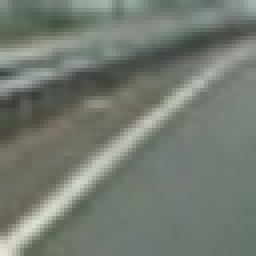
#> input picture data2/image0012.jpeg, 64 x 64 px (shown 4 times larger); its folder holds only this picture in this run
$ jupyter execute --allow-errors Vehicle_Detection.ipynb   (shell and % lines are left out)   (older library calls are emulated)
#> lines starting #> are read from the running program, lines starting #| are printed output that depends on the picture; after the words box and inside, x2 and y2 are one past the last pixel; in counts of white or black regions, pixels touching at a corner belong together
## Udacity Vehicle Detection Project

The goals / steps of this project are the following:

* Perform a Histogram of Oriented Gradients (HOG) feature extraction on a labeled training set of images and train a classifier Linear SVM classifier
* Optionally, you can also apply a color transform and append binned color features, as well as histograms of color, to your HOG feature vector.
* Note: for those first two steps don't forget to normalize your features and randomize a selection for training and testing.
* Implement a sliding-window technique and use your trained classifier to search for vehicles in images.
* Run your pipeline on a video stream (start with the test_video.mp4 and later implement on full project_video.mp4) and create a heat map of
* recurring detections frame by frame to reject outliers and follow detected vehicles.
* Estimate a bounding box for vehicles detected.

### Import libraries

[cell 1]
import numpy as np
import cv2
import matplotlib.pyplot as plt
import matplotlib.image as mpimg
from mpl_toolkits.mplot3d import Axes3D
import glob
from skimage.feature import hog
from cv2 import HOGDescriptor
from sklearn.preprocessing import StandardScaler
import time
from sklearn.svm import LinearSVC
from sklearn import svm
from sklearn.model_selection import GridSearchCV
from sklearn.model_selection import train_test_split
import pickle
from scipy.ndimage.measurements import label

### Start by reading in all the vehicle and non-vehicle images
* get the images from the 'data2' folder
* label each images to 'car' and 'not car', which is designated by file name
* show the overview of the data distribution

[cell 2]
# [9 lines of commented-out code are left out]
images = glob.glob('./data2/*')

cars = []
notcars = []

for image in images:
    if 'image' in image or 'extra' in image:
        notcars.append(image)
    else:
        cars.append(image)

# Define a function to return some characteristics of the dataset
def data_look(car_list, notcar_list):
    data_dict = {}
    # Define a key in data_dict "n_cars" and store the number of car images
    data_dict["n_cars"] = len(car_list)
    # Define a key "n_notcars" and store the number of notcar images
    data_dict["n_notcars"] = len(notcar_list)
    # Read in a test image, either car or notcar
    example_img = mpimg.imread(car_list[0])
    # Define a key "image_shape" and store the test image shape 3-tuple
    data_dict["image_shape"] = example_img.shape
    # Define a key "data_type" and store the data type of the test image.
    data_dict["data_type"] = example_img.dtype
    # Return data_dict
    return data_dict

#> (the rest of this cell did not finish here and is left out)

### Histogram of Oriented Gradients (HOG)

[cell 3]
# Define a function to return HOG features and visualization
# [12 lines left out: function get_hog_features, not called in this run]

# Define a function to use HogDescriptor
def get_hogdescriptor_features(img, block_size, stride, pix_per_cell, orient):
    img = (img*256).astype(np.uint8)
    img = cv2.resize(img, (64,64))
    winSize = (img.shape[0], img.shape[1])
    blockSize = (block_size, block_size)
    blockStride = (stride, stride)
    cellSize = (pix_per_cell, pix_per_cell)
    nbins = orient
    derivAperture = 1
    winSigma = 4.
    histogramNormType = 0
    L2HysThreshold = 0.2
    gammaCorrection = 0
    nlevels = 64
    hog = cv2.HOGDescriptor(winSize,blockSize,blockStride,cellSize,nbins,derivAperture,winSigma,
                            histogramNormType,L2HysThreshold,gammaCorrection,nlevels)
    features = hog.compute(img)

    return features


# Generate a random index to look at a car image
#> (the rest of this cell did not finish here and is left out)

[cell 4]
# Define a function to compute binned color features
def bin_spatial(img, size=(32, 32)):
    # Use cv2.resize().ravel() to create the feature vector
    features = cv2.resize(img, size).ravel()
    # Return the feature vector
    return features

# Define a function to compute color histogram features
def color_hist(img, nbins=32, bins_range=(0, 256)):
    # Compute the histogram of the color channels separately
    channel1_hist = np.histogram(img[:,:,0], bins=nbins, range=bins_range)
    channel2_hist = np.histogram(img[:,:,1], bins=nbins, range=bins_range)
    channel3_hist = np.histogram(img[:,:,2], bins=nbins, range=bins_range)
    # Concatenate the histograms into a single feature vector
    hist_features = np.concatenate((channel1_hist[0], channel2_hist[0], channel3_hist[0]))
    # Return the individual histograms, bin_centers and feature vector
    return hist_features

def extract_features(imgs, color_space, spatial_size=(32, 32),
                        hist_bins=64, orient=9,
                        pix_per_cell=8, cell_per_block=2, hog_feat=False):
    # Create a list to append feature vectors to
    features = []
    # Iterate through the list of images
    for file in imgs:
        file_features = []
        # Read in each one by one
        image = mpimg.imread(file)
        # apply color conversion if other than 'RGB'
        if color_space != 'RGB':
            if color_space == 'HSV':
                feature_image = cv2.cvtColor(image, cv2.COLOR_RGB2HSV)
            elif color_space == 'LUV':
                feature_image = cv2.cvtColor(image, cv2.COLOR_RGB2LUV)
            elif color_space == 'HLS':
                feature_image = cv2.cvtColor(image, cv2.COLOR_RGB2HLS)
            elif color_space == 'YUV':
                feature_image = cv2.cvtColor(image, cv2.COLOR_RGB2YUV)
            elif color_space == 'YCrCb':
                feature_image = cv2.cvtColor(image, cv2.COLOR_RGB2YCrCb)
        else: feature_image = np.copy(image)

        spatial_features = bin_spatial(feature_image, size=spatial_size)
        file_features.append(spatial_features)
        # Apply color_hist()
        hist_features = color_hist(feature_image, nbins=hist_bins)
        file_features.append(hist_features)
        if hog_feat == True:
            hog_features = []
            for channel in range(feature_image.shape[2]):
                hog_features.append(get_hogdescriptor_features(feature_image[:,:,channel], block_size, stride, pix_per_cell, orient))
            hog_features = np.ravel(hog_features)
            file_features.append(hog_features)
        features.append(np.concatenate(file_features))
    # Return list of feature vectors
    return features

t=time.time()
car_features = extract_features(cars, color_space='YUV', spatial_size=(32, 32), hist_bins=64)
notcar_features = extract_features(notcars, color_space='YUV', spatial_size=(32, 32), hist_bins=64)
#> call 2 of extract_features, with color_space = 'YUV', spatial_size = (32, 32), hist_bins = 64, orient = 9, pix_per_cell = 8, cell_per_block = 2, hog_feat = False
#> in extract_features, image is the input picture: shape (64, 64, 3); mean R, G, B 115.7, 122.9, 113.2
#> in bin_spatial, `features = cv2.resize(img, size).ravel()`: features = 3072 values, max 223 at index 2976, min 67 at index 552, mean 123.2
#> in extract_features (call 2), `spatial_features = bin_spatial(feature_image, size=spatial_size)`: spatial_features has the same summary as features in bin_spatial
#> in color_hist, `hist_features = np.concatenate((channel1_hist[0], channel2_hist[0], ch..`: hist_features = 192 values, max 3104 at index 95, min 0 at index 0, mean 64
#> notcar_features = 1 item
t2 = time.time()
print( 'extract_features .... ', round(t2-t, 4), 's')

if len(car_features) > 0:
    # Create an array stack of feature vectors
    X = np.vstack((car_features, notcar_features)).astype(np.float64)
    # Fit a per-column scaler
    X_scaler = StandardScaler().fit(X)
    # Apply the scaler to X
    scaled_X = X_scaler.transform(X)
    car_ind = np.random.randint(0, len(cars))
    ncar_ind = np.random.randint(0, len(notcars))
    # Plot an example of raw and scaled features
    fig = plt.figure(figsize=(12,4))
    plt.subplot(231)
    plt.imshow(mpimg.imread(cars[car_ind]))
    plt.title('Original Image ' + cars[car_ind] )
    plt.subplot(232)
    plt.plot(X[car_ind])
    plt.title('Raw Features')
    plt.subplot(233)
    plt.plot(scaled_X[car_ind])
    plt.title('Normalized Features')
    plt.subplot(234)
    plt.imshow(mpimg.imread(notcars[ncar_ind]))
    plt.title('Original Image ' + notcars[ncar_ind] )
    plt.subplot(235)
    plt.plot(X[ncar_ind])
    plt.title('Raw Features')
    plt.subplot(236)
    plt.plot(scaled_X[ncar_ind])
    plt.title('Normalized Features')
    fig.tight_layout()
else:
    print('Your function only returns empty feature vectors...')

### Tuning SVM

#### Tuning SVM with spatial and color features

[cell 5]
# performs under different binning scenarios
spatial = 32
histbin = 64

car_features = extract_features(cars, color_space='HLS', spatial_size=(spatial, spatial), hist_bins=histbin)
notcar_features = extract_features(notcars, color_space='HLS', spatial_size=(spatial, spatial), hist_bins=histbin)

# Create an array stack of feature vectors
#> (the rest of this cell did not finish here and is left out)

#### Sliding Window

[cell 6]
# Make Window List
def slide_window(img, x_start_stop=[None, None], y_start_stop=[None, None],
                    xy_window=(64, 64), xy_overlap=(0.5, 0.5)):
    # If x and/or y start/stop positions not defined, set to image size
    if x_start_stop[0] == None: x_start_stop[0] = 0
    if x_start_stop[1] == None: x_start_stop[1] = img.shape[1]
    if y_start_stop[0] == None: y_start_stop[0] = 0
    if y_start_stop[1] == None: y_start_stop[1] = img.shape[0]
    # Compute the span of the region to be searched
    xspan = x_start_stop[1] - x_start_stop[0]
    yspan = y_start_stop[1] - y_start_stop[0]
    # Compute the number of pixels per step in x/y
    nx_pix_per_step = np.int(xy_window[0]*(1 - xy_overlap[0]))
    ny_pix_per_step = np.int(xy_window[1]*(1 - xy_overlap[1]))
    # Compute the number of windows in x/y
    nx_buffer = np.int(xy_window[0]*(xy_overlap[0]))
    ny_buffer = np.int(xy_window[1]*(xy_overlap[1]))
    nx_windows = np.int((xspan-nx_buffer)/nx_pix_per_step)
    ny_windows = np.int((yspan-ny_buffer)/ny_pix_per_step)
    # Initialize a list to append window positions to
    window_list = []
    # Loop through finding x and y window positions
    # Note: you could vectorize this step, but in practice
    # you'll be considering windows one by one with your
    # classifier, so looping makes sense
    for ys in range(ny_windows):
        for xs in range(nx_windows):
            # Calculate window position
            startx = xs*nx_pix_per_step + x_start_stop[0]
            endx = startx + xy_window[0]
            starty = ys*ny_pix_per_step + y_start_stop[0]
            endy = starty + xy_window[1]

            # Append window position to list
            window_list.append(((startx, starty), (endx, endy)))
    # Return the list of windows
    return window_list


# Define a function to draw bounding boxes
def draw_boxes(img, bboxes, color=(0, 0, 255), thick=6):
    # Make a copy of the image
    imcopy = np.copy(img)
    # Iterate through the bounding boxes
    for bbox in bboxes:
        # Draw a rectangle given bbox coordinates
        cv2.rectangle(imcopy, bbox[0], bbox[1], color, thick)
    # Return the image copy with boxes drawn
    return imcopy


# Define a function to get features from each flip
# I judged that HLS is best for color features
# [41 lines left out: functions single_img_features, search_windows, not called in this run]

#### Window Size for Sliding Window

[cell 7]
image = mpimg.imread('./test_images/bbox-example-image9.jpg')
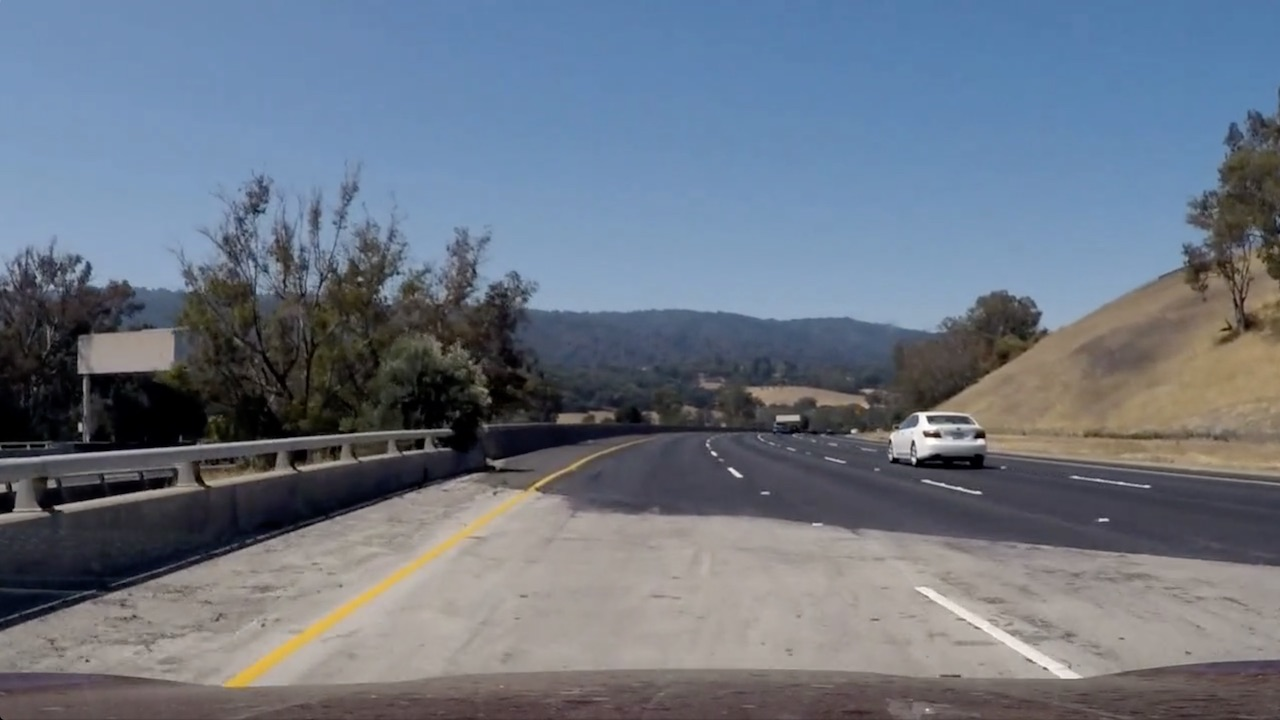
#> input picture test_images/bbox-example-image9.jpg, 1280 x 720 px
#> image is the input picture: shape (720, 1280, 3); mean R, G, B 107.7, 116.8, 130.2

window_image = np.copy(image)

test_img = (np.copy(image)/255).astype(np.float32)

# Define the window size
windows_s = slide_window(image, (540, 1280), (390, 550), xy_window=(64, 64), xy_overlap=(0.8, 0.8))
#> windows_s = 513 items
windows_m = slide_window(image, (390, 1280), (360, 590), xy_window=(144, 144), xy_overlap=(0.8, 0.8))
#> windows_m = 108 items
windows_l = slide_window(image, (340, 1280), (340, 640), xy_window=(160, 160), xy_overlap=(0.8, 0.8))
#> windows_l = 130 items

window_image1 = draw_boxes(window_image, windows_s, color=(0, 0, 255), thick=6)
#> the loop in draw_boxes, `for bbox in bboxes:` made 513 passes
#> bbox on passes 1 to 3: ((540, 390), (604, 454)), ((552, 390), (616, 454)), ((564, 390), (628, 454))
#> after the loop in draw_boxes, `for bbox in bboxes:`:
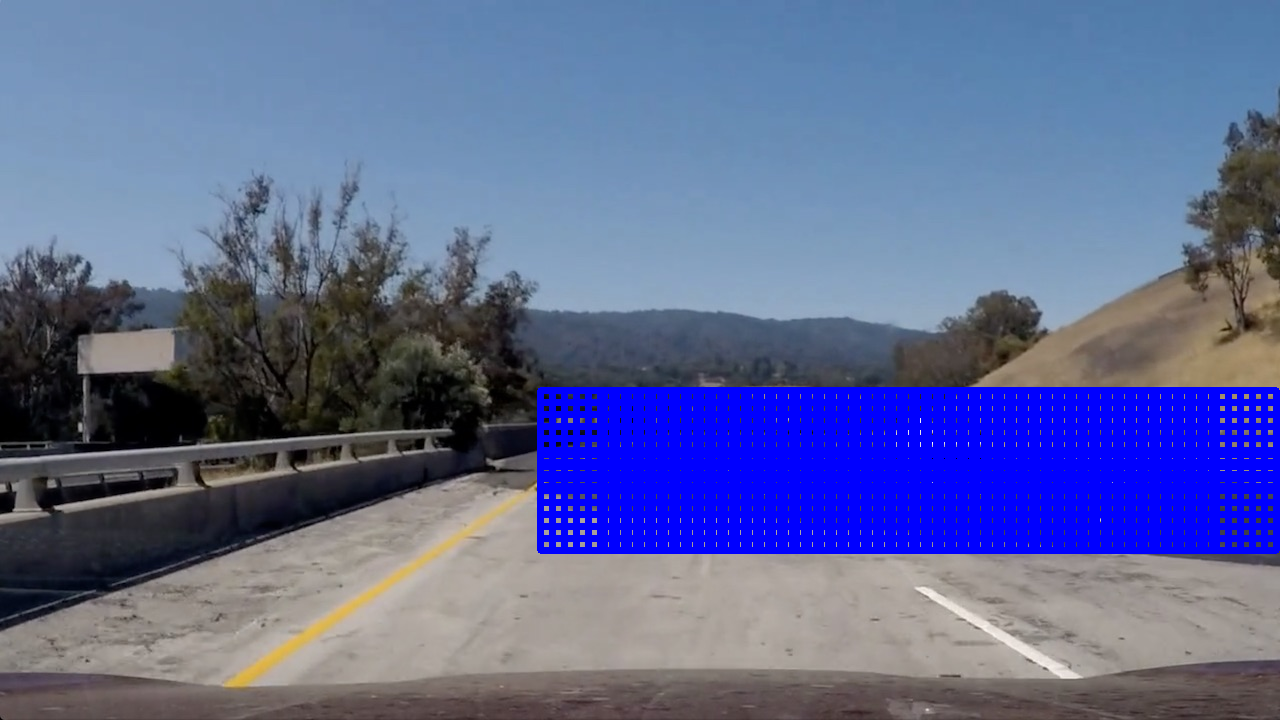
#> imcopy: shape (720, 1280, 3); 12.88% of pixels changed, all inside (x1, y1, x2, y2) = (537, 387, 1280, 554)
window_image2 = draw_boxes(window_image, windows_m, color=(0, 255, 0), thick=6)
#> call 2 of draw_boxes, with color = (0, 255, 0), thick = 6
#> the loop in draw_boxes (call 2), `for bbox in bboxes:` made 108 passes
#> bbox on passes 1 to 4: ((390, 360), (534, 504)), ((418, 360), (562, 504)), ((446, 360), (590, 504)), ((474, 360), (618, 504))
#> after the loop in draw_boxes (call 2), `for bbox in bboxes:`:
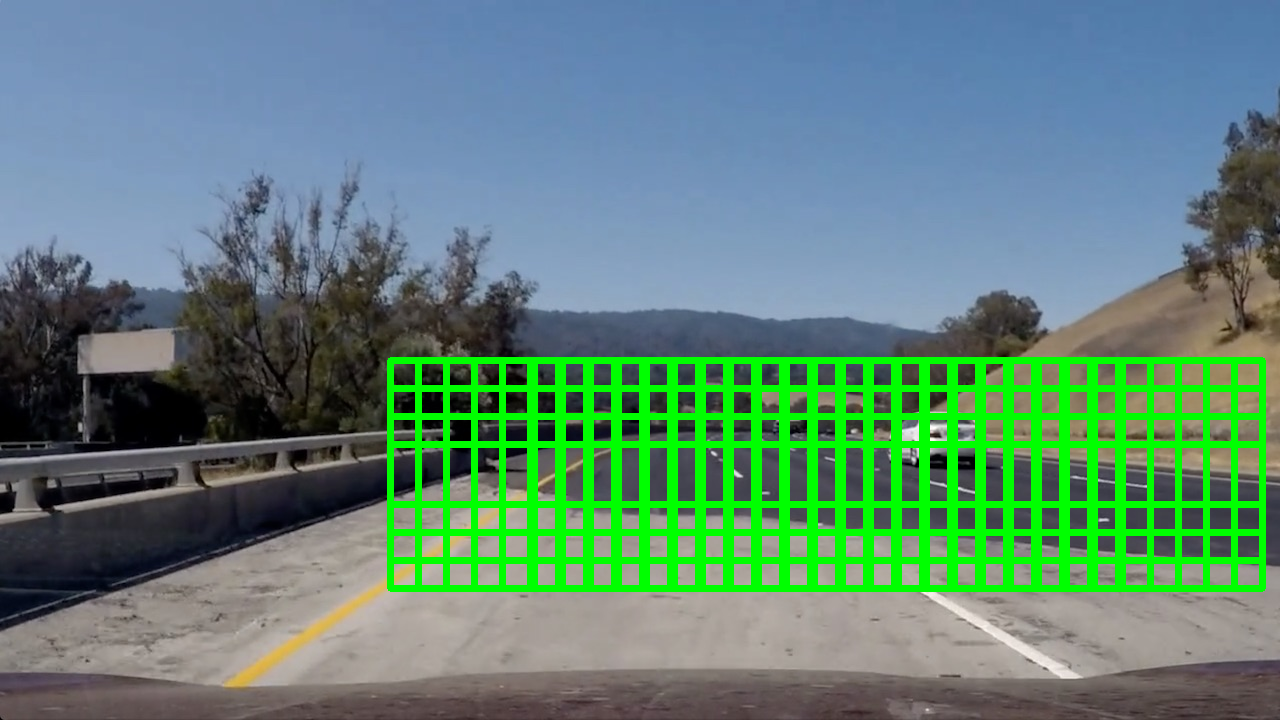
#> imcopy: shape (720, 1280, 3); 11.4% of pixels changed, all inside (x1, y1, x2, y2) = (387, 357, 1266, 592)
window_image3 = draw_boxes(window_image, windows_l, color=(255, 0, 0), thick=6)

fig = plt.figure(figsize=(12,4))
plt.subplot(131)
plt.imshow(window_image1)
plt.title('Window1')
plt.subplot(132)
plt.imshow(window_image2)
plt.title('Window2')
plt.subplot(133)
plt.imshow(window_image3)
plt.title('Window3')
plt.savefig('./output_images/sliding_windows.jpg')

[cell 8]
# Set Parameteer
block_size = 16 # HOG pixels per block
stride = 8 # Block stride
pix_per_cell = 8 # Pixel per cell
cell_per_block = 2 # HOG cells per block
orient = 9  # HOG orientations
spatial_size = (32, 32) # Spatial binning dimensions
hist_bins = 64    # Number of histogram bins

image = mpimg.imread('./test_images/bbox-example-image8.jpg')
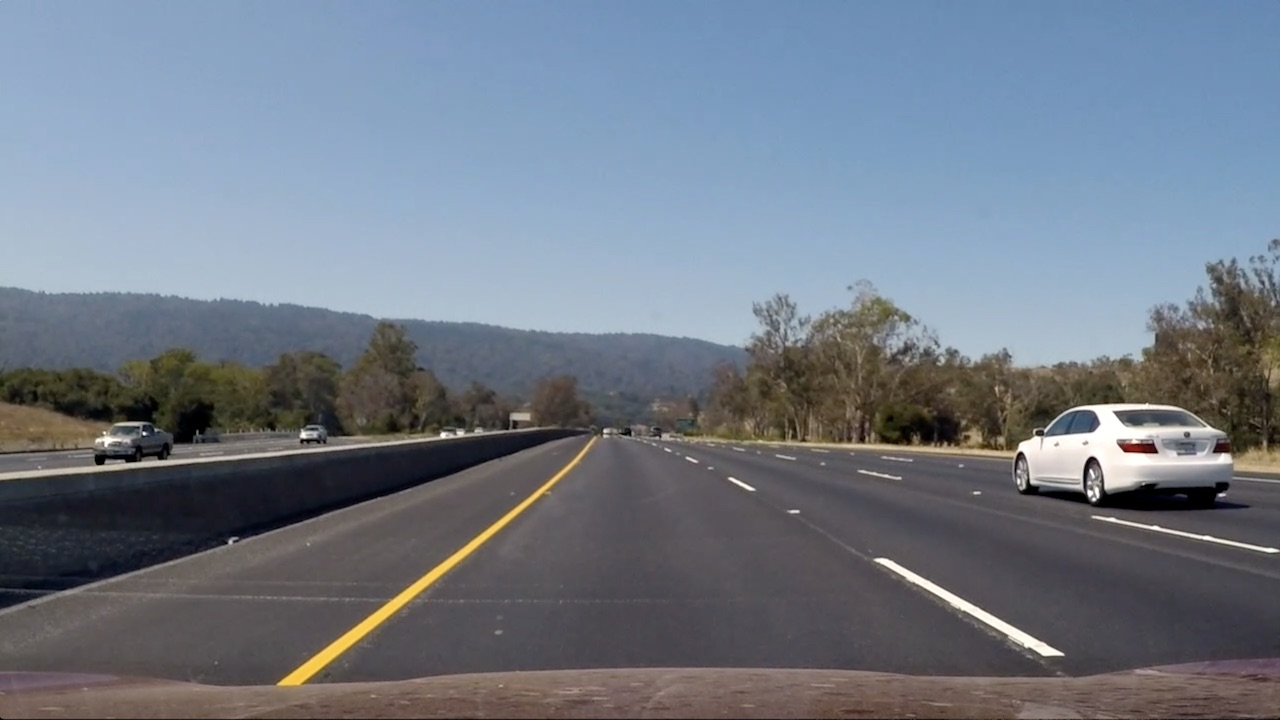
#> input picture test_images/bbox-example-image8.jpg, 1280 x 720 px
#> image is the input picture: shape (720, 1280, 3); mean R, G, B 112.7, 121.5, 133.7

window_image = np.copy(image)
test_img = np.copy(image)

box_list = []
# Slinding Window in each window size
#> (the rest of this cell did not finish here and is left out)

#### Tuning SVM with spatial, color, and HOG features

[cell 9]
# performs under different binning scenarios
spatial = 32
histbin = 64
block_size = 16 # HOG pixels per block
stride =  8 # Block stride
pix_per_cell = 8 # Pixel per cell
cell_per_block = 2 # HOG cells per block
orient = 9  # HOG orientations
# Extract features from Data images
car_features = extract_features(cars, color_space='HLS', spatial_size=(spatial, spatial), hist_bins=histbin, hog_feat=True)
notcar_features = extract_features(notcars, color_space='HLS', spatial_size=(spatial, spatial), hist_bins=histbin, hog_feat=True)

# Create an array stack of feature vectors
#> (the rest of this cell did not finish here and is left out)

[cell 10]
test_img = mpimg.imread('./test_images/bbox-example-image9.jpg')

window_image = np.copy(test_img)
box_list =[]
#> (the rest of this cell did not finish here and is left out)

[cell 11]
# using the code in the udacity lesson

# Read in image similar to one shown above
image = mpimg.imread('./test_images/bbox-example-image9.jpg')
heat = np.zeros_like(image[:,:,0]).astype(np.float)

def add_heat(heatmap, bbox_list):
    # Iterate through list of bboxes
    for box in bbox_list:
        # Add += 1 for all pixels inside each bbox
        # Assuming each "box" takes the form ((x1, y1), (x2, y2))
        heatmap[box[0][1]:box[1][1], box[0][0]:box[1][0]] += 1

    # Return updated heatmap
    return heatmap# Iterate through list of bboxes

def apply_threshold(heatmap, threshold):
    # Zero out pixels below the threshold
    heatmap[heatmap <= threshold] = 0
    # Return thresholded map
    return heatmap

def draw_labeled_bboxes(img, labels):
    # Iterate through all detected cars
    for car_number in range(1, labels[1]+1):
        # Find pixels with each car_number label value
        nonzero = (labels[0] == car_number).nonzero()
        # Identify x and y values of those pixels
        nonzeroy = np.array(nonzero[0])
        nonzerox = np.array(nonzero[1])
        # Define a bounding box based on min/max x and y
        bbox = ((np.min(nonzerox), np.min(nonzeroy)), (np.max(nonzerox), np.max(nonzeroy)))
        # Draw the box on the image
        cv2.rectangle(img, bbox[0], bbox[1], (0,0,255), 6)
    # Return the image
    return img

# Add heat to each box in box list
heat = add_heat(heat,box_list)
# Apply threshold to help remove false positives
heat = apply_threshold(heat,2)
# Visualize the heatmap when displaying
heatmap = np.clip(heat, 0, 255)
# Find final boxes from heatmap using label function
labels = label(heatmap)
draw_img = draw_labeled_bboxes(np.copy(image), labels)

fig = plt.figure()
plt.subplot(121)
plt.imshow(draw_img)
plt.title('Car Positions')
plt.subplot(122)
plt.imshow(heatmap, cmap='hot')
plt.savefig('./output_images/bboxes_and_heat.png')
plt.title('Heat Map')
fig.tight_layout()
